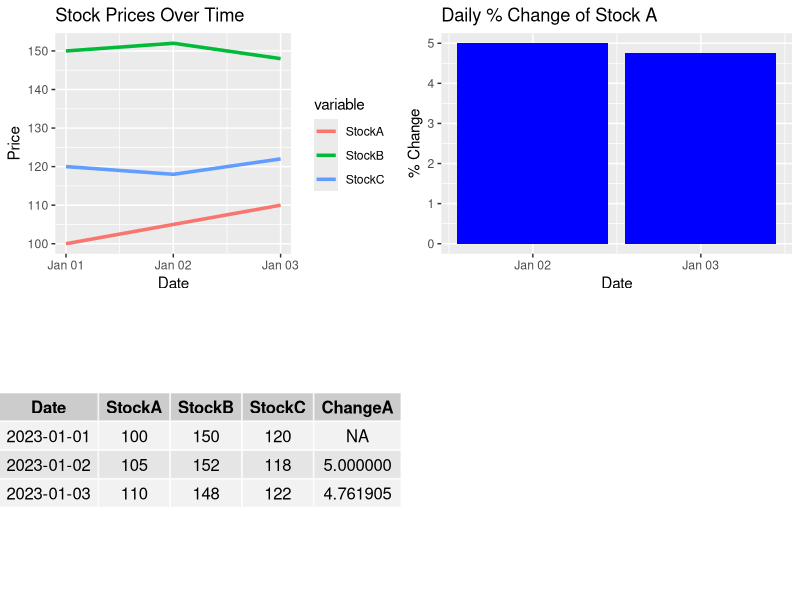

Here is the R script that generated this plot:
library(ggplot2)
library(gridExtra)
library(reshape2)

data <- data.frame(
  Date = as.Date(c("2023-01-01","2023-01-02","2023-01-03")),
  StockA = c(100,105,110),
  StockB = c(150,152,148),
  StockC = c(120,118,122)
)

# 1. Line chart
melted <- melt(data, id.vars="Date")
line_chart <- ggplot(melted, aes(x=Date, y=value, color=variable)) +
  geom_line(size=1.2) +
  labs(title="Stock Prices Over Time", x="Date", y="Price")

# 2. Daily % change for Stock A
data$ChangeA <- c(NA, diff(data$StockA)/head(data$StockA,-1)*100)
bar_chart <- ggplot(data[-1,], aes(x=Date, y=ChangeA)) +
  geom_bar(stat="identity", fill="blue") +
  labs(title="Daily % Change of Stock A", y="% Change")

# 3. Table
table_plot <- tableGrob(data, rows=NULL)

grid.arrange(line_chart, bar_chart, table_plot, ncol=2)
